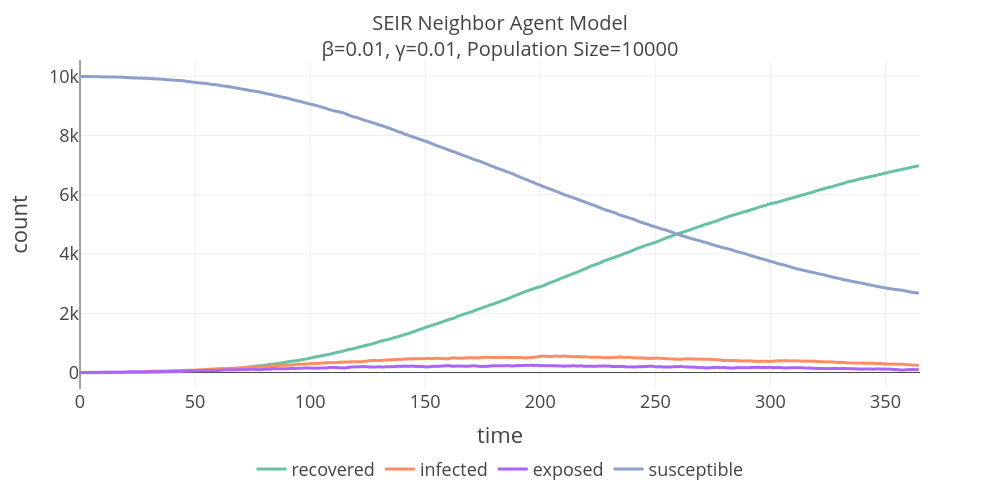

Notebook code cell kept with this figure:
### Markdown cell above
### Line Plot

### Code cell
fig = px.line(timeline_df, x="time", y="count", color="grp", color_discrete_map=color_map)
fig.update_layout(**graph_params, xaxis_range=[0, 365])
fig.show()

### Figure 1 — Plotly figure (JSON) as saved in the notebook; plotly's stock layout.template omitted (floating-point values rounded to 4 significant figures; data arrays with more than 128 entries replaced by an {"elided": "..."} marker saying what was removed)
{"data": [{"hovertemplate": "grp=recovered<br>time=%{x}<br>count=%{y}<extra></extra>", "legendgroup": "recovered", "line": {"color": "#66c2a5", "dash": "solid"}, "marker": {"symbol": "circle"}, "mode": "lines", "name": "recovered", "showlegend": true, "type": "scattergl", "x": {"elided": "365 int values"}, "xaxis": "x", "y": {"elided": "365 int values"}, "yaxis": "y"}, {"hovertemplate": "grp=infected<br>time=%{x}<br>count=%{y}<extra></extra>", "legendgroup": "infected", "line": {"color": "#fc8d62", "dash": "solid"}, "marker": {"symbol": "circle"}, "mode": "lines", "name": "infected", "showlegend": true, "type": "scattergl", "x": {"elided": "365 int values"}, "xaxis": "x", "y": {"elided": "365 int values"}, "yaxis": "y"}, {"hovertemplate": "grp=exposed<br>time=%{x}<br>count=%{y}<extra></extra>", "legendgroup": "exposed", "line": {"color": "#ab63fa", "dash": "solid"}, "marker": {"symbol": "circle"}, "mode": "lines", "name": "exposed", "showlegend": true, "type": "scattergl", "x": {"elided": "365 int values"}, "xaxis": "x", "y": {"elided": "365 int values"}, "yaxis": "y"}, {"hovertemplate": "grp=susceptible<br>time=%{x}<br>count=%{y}<extra></extra>", "legendgroup": "susceptible", "line": {"color": "#8da0cb", "dash": "solid"}, "marker": {"symbol": "circle"}, "mode": "lines", "name": "susceptible", "showlegend": true, "type": "scattergl", "x": {"elided": "365 int values"}, "xaxis": "x", "y": {"elided": "365 int values"}, "yaxis": "y"}], "layout": {"height": 500, "legend": {"orientation": "h", "title": {"text": ""}, "tracegroupgap": 0, "x": 0.5, "xanchor": "center", "y": -0.3, "yanchor": "bottom"}, "margin": {"t": 60}, "title": {"font": {"size": 20}, "text": "SEIR Neighbor Agent Model<br>β=0.01, γ=0.01, Population Size=10000"}, "width": 1000, "xaxis": {"anchor": "y", "domain": [0, 1], "range": [0, 365], "title": {"text": "time"}}, "yaxis": {"anchor": "x", "domain": [0, 1], "title": {"text": "count"}}}}
